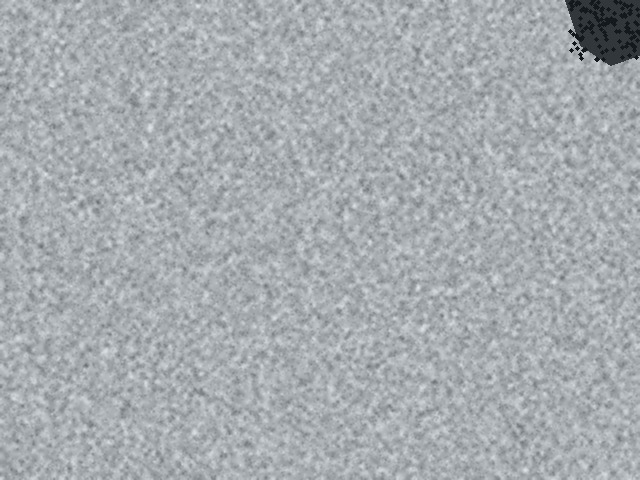
#> input picture backend/samples/chipped_granite.jpg, 640 x 480 px
$ python -i detector.py   (imports and definitions only)
#> lines starting #> are read from the running program, lines starting #| are printed output that depends on the picture; after the words box and inside, x2 and y2 are one past the last pixel; in counts of white or black regions, pixels touching at a corner belong together
#> further down, picture is the input picture: shape (480, 640, 3); mean B, G, R 175.3, 171.3, 166.3
"""
Stone Defect Detection Engine.
Integrates Ultralytics YOLO11 with an OpenCV-based heuristic defect analyzer fallback.
Distinguishes between natural granite speckles/grain and actual physical anomalies.
"""

import os
import time
import numpy as np
import cv2
from typing import List, Dict, Any, Tuple
from pathlib import Path

# Check if ultralytics is available
try:
    from ultralytics import YOLO
    ULTRALYTICS_AVAILABLE = True
except Exception:
    ULTRALYTICS_AVAILABLE = False


class StoneDefectDetector:
    def __init__(self, weights_dir: str = None):
        if weights_dir is None:
            base_dir = Path(__file__).resolve().parent.parent
            self.weights_dir = base_dir / "weights"
        else:
            self.weights_dir = Path(weights_dir)

        self.model = None
        self.model_name = "None"
        self.mode = "HYBRID_OPENCV_DEMO"
        self.classes = ["crack", "edge_chip", "hole_pit", "scratch", "stain"]

        self._initialize_model()

    def _initialize_model(self):
        """Scans for custom YOLO11 weights or initializes demo mode."""
        candidate_weights = [
            self.weights_dir / "best.pt",
            self.weights_dir / "yolo11n-stone.pt",
            self.weights_dir / "yolo11_stone.pt",
            self.weights_dir / "stone_defect_yolo11.pt",
        ]

        found_weights = None
        for p in candidate_weights:
            if p.exists() and p.is_file():
                found_weights = p
                break

        if found_weights and ULTRALYTICS_AVAILABLE:
            try:
                print(f"[StoneDefectDetector] Loading custom YOLO11 model: {found_weights}")
                self.model = YOLO(str(found_weights))
                self.model_name = found_weights.name
                self.mode = "YOLO11_CUSTOM_WEIGHTS"
                if hasattr(self.model, "names") and isinstance(self.model.names, dict):
                    self.classes = list(self.model.names.values())
                return
            except Exception as e:
                print(f"[StoneDefectDetector] Warning: Could not load {found_weights}: {e}")

        self.mode = "HYBRID_OPENCV_DEMO"
        self.model_name = "YOLO11-Compliant OpenCV Defect Analyzer (Demo Mode)"
        print(f"[StoneDefectDetector] Active mode: {self.model_name}")

    # [10 lines left out: function get_status, not called in this run]

    def detect(
        self,
        img_bgr: np.ndarray,
        conf_threshold: float = 0.40,
        iou_threshold: float = 0.40
    ) -> Tuple[List[Dict[str, Any]], float]:
        """
        Executes stone defect detection.
        Returns (defects_list, inference_time_ms).
        """
        start_time = time.perf_counter()

        if self.mode == "YOLO11_CUSTOM_WEIGHTS" and self.model is not None:
            defects = self._detect_yolo(img_bgr, conf_threshold, iou_threshold)
        else:
            defects = self._detect_opencv_heuristics(img_bgr, conf_threshold)

        elapsed_ms = round((time.perf_counter() - start_time) * 1000, 2)
        return defects, elapsed_ms

    # [39 lines left out: function _detect_yolo, not called in this run]

    def _detect_opencv_heuristics(
        self,
        img_bgr: np.ndarray,
        conf_threshold: float = 0.40
    ) -> List[Dict[str, Any]]:
        """
        Robust OpenCV defect analyzer designed specifically for stone / granite inspection.
        Filters out natural granite grain speckles and accurately isolates:
        - Structural cracks & fractures (continuous high-contrast line features)
        - Edge chips (voids along the perimeter)
        - Pitting / cavities (distinct deep dark localized holes)
        - Chemical stains / color blotches (chrominance divergence)
        """
#> called with conf_threshold = 0.4
        h, w = img_bgr.shape[:2]
#> h = 480; w = 640
        gray = cv2.cvtColor(img_bgr, cv2.COLOR_BGR2GRAY)
        defects = []

        mean_val, std_val = cv2.meanStdDev(gray)
#> mean_val = [170.3]; std_val = [19.84]
        mean_intensity = float(mean_val[0][0])
#> mean_intensity = 170.3
        std_intensity = float(std_val[0][0])
#> std_intensity = 19.84

        # -------------------------------------------------------------
        # 1. Crack Detection (Continuous Line Features)
        # -------------------------------------------------------------
        # Heavy bilateral filter to smooth out high-frequency mineral speckles
        smooth_crack = cv2.bilateralFilter(gray, d=9, sigmaColor=75, sigmaSpace=75)

        # Black top-hat transform isolates dark thin fissures
        kernel_hat = cv2.getStructuringElement(cv2.MORPH_RECT, (11, 11))
        blackhat = cv2.morphologyEx(smooth_crack, cv2.MORPH_BLACKHAT, kernel_hat)
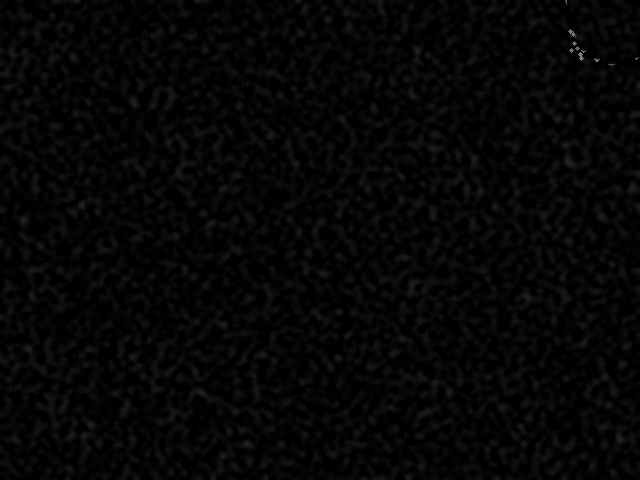
#> blackhat: shape (480, 640); min 0, max 135, mean 5.7

        # Threshold dark lines that stand out from local grain
        thresh_val = max(24, int(std_intensity * 1.5))
#> thresh_val = 29
        _, crack_thresh = cv2.threshold(blackhat, thresh_val, 255, cv2.THRESH_BINARY)
#> crack_thresh: shape (480, 640); 0.09% white in thin lines or dots, all inside (x1, y1, x2, y2) = (22, 0, 640, 446)

        # Connect fragmented crack segments
        kernel_connect = cv2.getStructuringElement(cv2.MORPH_RECT, (5, 5))
        connected_cracks = cv2.morphologyEx(crack_thresh, cv2.MORPH_CLOSE, kernel_connect, iterations=2)
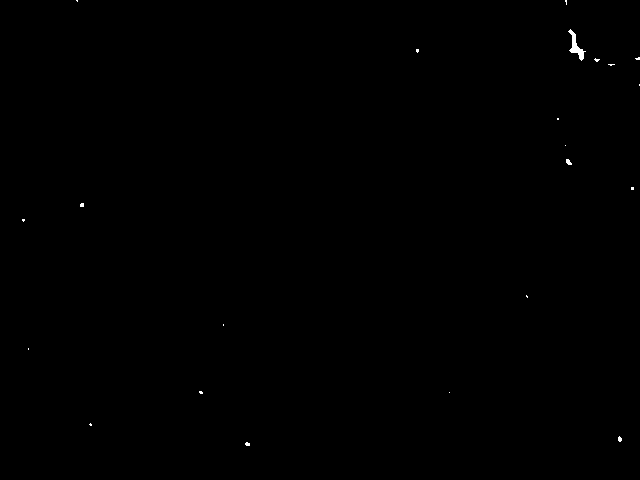
#> connected_cracks: shape (480, 640); 0.12% white; 22 white regions (20 under 20 px)

        contours, _ = cv2.findContours(connected_cracks, cv2.RETR_EXTERNAL, cv2.CHAIN_APPROX_SIMPLE)
#> contours = 22 contours, 21 with area under 20; largest, box (x1, y1, x2, y2) and area: (568, 29, 586, 61) 148

        for cnt in contours:
            area = cv2.contourArea(cnt)
            # Must be substantial enough to be a macroscopic crack, not grain
            if area < 180:
                continue

            x, y, bw, bh = cv2.boundingRect(cnt)
            span = max(bw, bh)
            aspect_ratio = float(bw) / bh if bh > 0 else 1.0

            # Crack line span must be at least 65px or have high aspect ratio
            if span >= 65 and (aspect_ratio > 2.0 or aspect_ratio < 0.5 or area > 350):
                conf = min(0.96, 0.84 + (span / max(w, h)) * 0.2)
                if conf >= conf_threshold:
                    pad = 12
                    defects.append({
                        "class_id": 0,
                        "class_name": "crack",
                        "confidence": round(conf, 4),
                        "box": [max(0, x - pad), max(0, y - pad), min(w - 1, x + bw + pad), min(h - 1, y + bh + pad)],
                        "area_px": bw * bh,
                    })
#> this loop made 22 passes
#> area on pass 20: 147.5
#> after the loop, defects = []

        # -------------------------------------------------------------
        # 2. Edge Chipping Detection
        # -------------------------------------------------------------
        # Edge chips appear as dark/irregular notches near image boundaries
        edge_zone_size = int(min(w, h) * 0.15)
#> edge_zone_size = 72
        # Mask for stone perimeter
        border_mask = np.zeros((h, w), dtype=np.uint8)
        border_mask[0:edge_zone_size, :] = 255
        border_mask[h - edge_zone_size:h, :] = 255
        border_mask[:, 0:edge_zone_size] = 255
        border_mask[:, w - edge_zone_size:w] = 255

        # Check for deep dark regions or abrupt missing corners near edges
        _, dark_regions = cv2.threshold(smooth_crack, int(mean_intensity - std_intensity * 1.8), 255, cv2.THRESH_BINARY_INV)
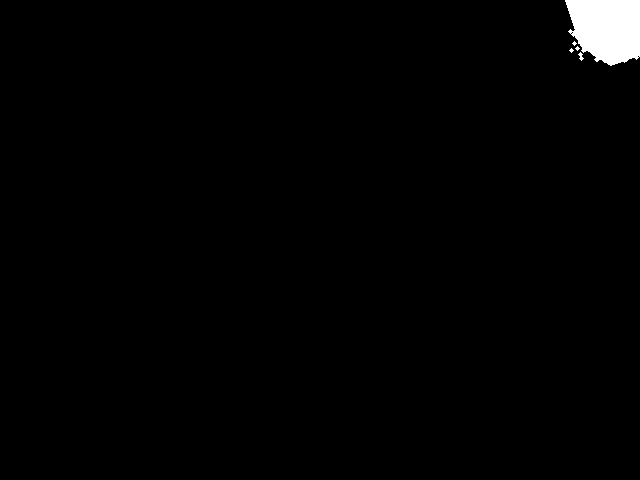
#> dark_regions: shape (480, 640); 1.3% white; 5 white regions (3 under 20 px), largest, box (x1, y1, x2, y2) and area: (565, 0, 640, 66) 3949, (578, 52, 584, 61) 26
        edge_anomalies = cv2.bitwise_and(dark_regions, border_mask)

        kernel_edge = cv2.getStructuringElement(cv2.MORPH_RECT, (7, 7))
        edge_anomalies = cv2.morphologyEx(edge_anomalies, cv2.MORPH_CLOSE, kernel_edge)
#> edge_anomalies: shape (480, 640); 1.4% white; 1 white region

        e_contours, _ = cv2.findContours(edge_anomalies, cv2.RETR_EXTERNAL, cv2.CHAIN_APPROX_SIMPLE)
#> e_contours = 1 contour; box (x1, y1, x2, y2) and area: (565, 0, 640, 66) 4026
        for ecnt in e_contours:
            e_area = cv2.contourArea(ecnt)
            if e_area > 450:  # Significant chip void
                ex, ey, ebw, ebh = cv2.boundingRect(ecnt)
                # Confirm it touches the image perimeter
                touches_edge = (ex <= 5 or ey <= 5 or (ex + ebw) >= w - 5 or (ey + ebh) >= h - 5)
                if touches_edge:
                    conf = min(0.95, 0.82 + (e_area / 3000.0) * 0.15)
                    if conf >= conf_threshold:
                        pad = 10
                        defects.append({
                            "class_id": 1,
                            "class_name": "edge_chip",
                            "confidence": round(conf, 4),
                            "box": [max(0, ex - pad), max(0, ey - pad), min(w - 1, ex + ebw + pad), min(h - 1, ey + ebh + pad)],
                            "area_px": ebw * ebh,
                        })
#> this loop made 1 pass
#> (e_area, ex, ey, ebw, ebh, touches_edge, conf, pad) on pass 1: (4026, 565, 0, 75, 66, True, 0.95, 10)
#> after the loop, defects = 1 item

        # -------------------------------------------------------------
        # 3. Pores & Deep Surface Pitting (Holes)
        # -------------------------------------------------------------
        # Cavities are roundish, significantly darker than surrounding polished surface
        dark_cavities = (gray < (mean_intensity - std_intensity * 2.2)).astype(np.uint8) * 255
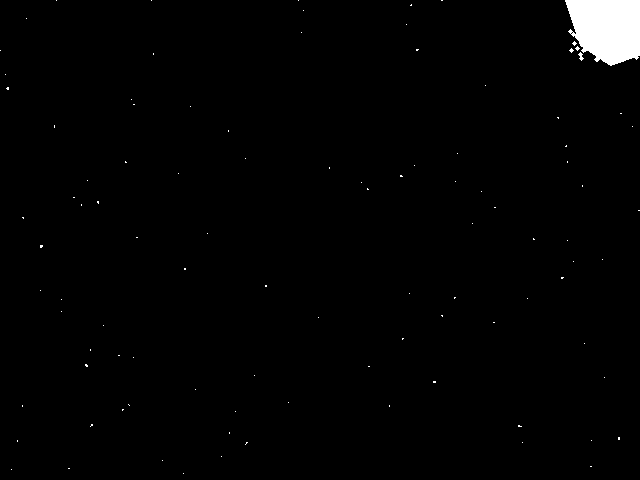
#> dark_cavities: shape (480, 640); 1.4% white; 101 white regions (99 under 20 px), largest, box (x1, y1, x2, y2) and area: (565, 0, 640, 66) 3923, (578, 52, 584, 61) 26
        # Exclude edge zones already covered by edge chips
        inner_cavities = cv2.bitwise_and(dark_cavities, cv2.bitwise_not(border_mask))
#> inner_cavities: shape (480, 640); 0.04% white in thin lines or dots, all inside (x1, y1, x2, y2) = (73, 85, 568, 407)
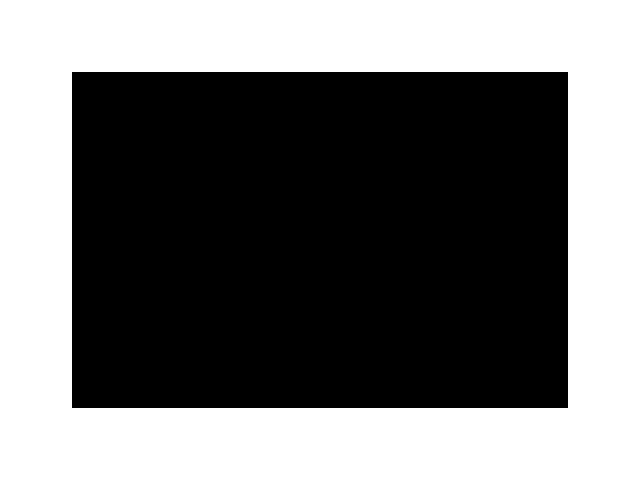
#> border_mask: shape (480, 640); 45.8% white; 1 white region, box (x1, y1, x2, y2) and area: (0, 0, 640, 480) 140544

        p_contours, _ = cv2.findContours(inner_cavities, cv2.RETR_EXTERNAL, cv2.CHAIN_APPROX_SIMPLE)
#> p_contours = 51 contours, all with area under 20
        for pcnt in p_contours:
            p_area = cv2.contourArea(pcnt)
            if 50 < p_area < 800:
                px, py, pbw, pbh = cv2.boundingRect(pcnt)
                perimeter = cv2.arcLength(pcnt, True)
                circularity = (4 * np.pi * p_area) / (perimeter * perimeter) if perimeter > 0 else 0
                if circularity > 0.45:
                    conf = min(0.94, 0.78 + (circularity * 0.15))
                    if conf >= conf_threshold:
                        pad = 8
                        defects.append({
                            "class_id": 2,
                            "class_name": "hole_pit",
                            "confidence": round(conf, 4),
                            "box": [max(0, px - pad), max(0, py - pad), min(w - 1, px + pbw + pad), min(h - 1, py + pbh + pad)],
                            "area_px": pbw * pbh,
                        })
#> this loop made 51 passes
#> (pcnt, p_area) on passes 1, 2, 3, 4, 5, 6, 7, 9, 10, 11, 12, 13: ([[389, 405], [389, 406]], 0), ([[128, 404], [129, 405]], 0), ([[288, 402]], 0), ([[195, 389]], 0), ([[433, 381], [433, 382], [435, 382], [435, 381]], 2), ([[254, 375]], 0), ([[368, 366], [369, 366]], 0), ([[133, 357]], 0), ([[118, 355], [119, 355]], 0), ([[90, 349], [90, 350]], 0), ([[402, 338], [402, 339], [403, 338]], 0.5), ([[103, 325]], 0)
#> p_area on pass 8: 3

        # -------------------------------------------------------------
        # 4. Color Stain / Chemical Discoloration
        # -------------------------------------------------------------
        lab = cv2.cvtColor(img_bgr, cv2.COLOR_BGR2LAB)
#> lab: shape (480, 640, 3); mean of channels 0, 1, 2 178, 127, 125
        _, a_ch, b_ch = cv2.split(lab)

        # Heavy blur to eliminate local grain texture
        a_blur = cv2.GaussianBlur(a_ch, (35, 35), 0)
#> a_blur: shape (480, 640); every value is 127
        b_blur = cv2.GaussianBlur(b_ch, (35, 35), 0)
#> b_blur: shape (480, 640); every value is 125

        mean_a, std_a = cv2.meanStdDev(a_blur)
#> mean_a = [127]; std_a = [0]
        mean_b, std_b = cv2.meanStdDev(b_blur)
#> mean_b = [125]; std_b = [0]

        # Significant chromatic shift
        stain_thresh_a = int(mean_a[0][0] + max(16.0, std_a[0][0] * 3.0))
#> stain_thresh_a = 143
        stain_thresh_b = int(mean_b[0][0] + max(16.0, std_b[0][0] * 3.0))
#> stain_thresh_b = 141

        stain_a = (a_blur > stain_thresh_a).astype(np.uint8) * 255
#> stain_a: shape (480, 640); every value is 0
        stain_b = (b_blur > stain_thresh_b).astype(np.uint8) * 255
        stain_mask = cv2.bitwise_or(stain_a, stain_b)

        s_contours, _ = cv2.findContours(stain_mask, cv2.RETR_EXTERNAL, cv2.CHAIN_APPROX_SIMPLE)
#> s_contours = []
        for scnt in s_contours:
            s_area = cv2.contourArea(scnt)
            if s_area > 1500:  # Large chromatic blotch
                sx, sy, sbw, sbh = cv2.boundingRect(scnt)
                conf = min(0.93, 0.79 + (s_area / (w * h * 0.1)) * 0.15)
                if conf >= conf_threshold:
                    pad = 10
                    defects.append({
                        "class_id": 4,
                        "class_name": "stain",
                        "confidence": round(conf, 4),
                        "box": [max(0, sx - pad), max(0, sy - pad), min(w - 1, sx + sbw + pad), min(h - 1, sy + sbh + pad)],
                        "area_px": sbw * sbh,
                    })
#> this loop made 0 passes

        # Apply NMS to eliminate overlapping boxes
        defects = self._apply_nms(defects, iou_thresh=0.35)
        return defects

    def _apply_nms(self, defects: List[Dict[str, Any]], iou_thresh: float = 0.35) -> List[Dict[str, Any]]:
        """Removes duplicate / overlapping bounding boxes."""
#> called with iou_thresh = 0.35
        if not defects:
            return []

        boxes = [d["box"] for d in defects]
#> boxes = [[555, 0, 639, 76]]
        scores = [d["confidence"] for d in defects]
#> scores = [0.95]

        indices = cv2.dnn.NMSBoxes(
            bboxes=[[b[0], b[1], b[2] - b[0], b[3] - b[1]] for b in boxes],
            scores=scores,
            score_threshold=0.0,
            nms_threshold=iou_thresh
        )
#> indices = [0]

        filtered = []
        if len(indices) > 0:
            for idx in indices.flatten():
                filtered.append(defects[idx])
#> this loop made 1 pass
#> after the loop, filtered = 1 item
        return filtered

>>> import cv2
>>> picture = cv2.imread('../samples/chipped_granite.jpg')
>>> result = StoneDefectDetector().detect(picture)

$ run again, on backend/samples/cracked_granite.jpg
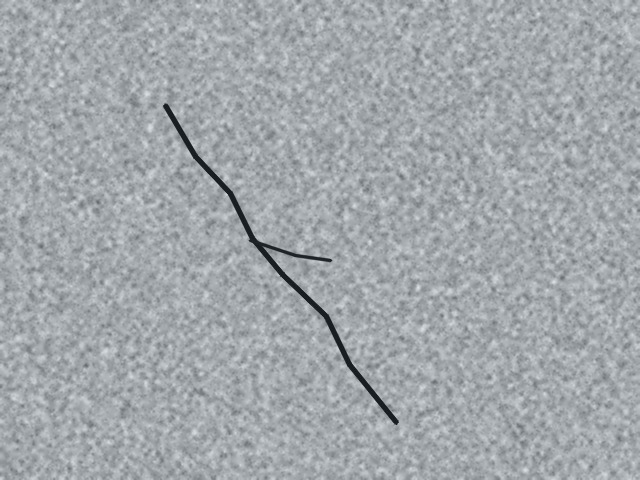
#> input picture backend/samples/cracked_granite.jpg, 640 x 480 px
#> picture is the input picture: shape (480, 640, 3); mean B, G, R 171, 167, 162
#> mean_val = [166]; std_val = [17.81]
#> mean_intensity = 166
#> std_intensity = 17.81
#> thresh_val = 26
#> in _detect_opencv_heuristics, `_, crack_thresh = cv2.threshold(blackhat, thresh_val, 255, cv2.THRESH_..`:
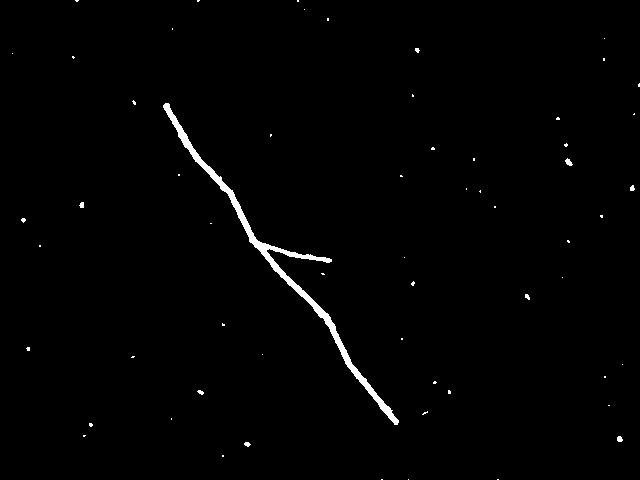
#> crack_thresh: shape (480, 640); 1.1% white; 60 white regions (52 under 20 px), largest, box (x1, y1, x2, y2) and area: (163, 103, 399, 425) 2826, (565, 158, 573, 166) 37, (617, 436, 623, 442) 29
#> connected_cracks: shape (480, 640); 1.1% white; 60 white regions (52 under 20 px)
#> contours = 60 contours, 57 with area under 20; largest, box (x1, y1, x2, y2) and area: (163, 103, 399, 425) 2508, (565, 158, 573, 166) 27, (617, 436, 623, 442) 20
#> the loop in _detect_opencv_heuristics, `for cnt in contours:` made 60 passes
#> (area, x, y, bw, bh, span, aspect_ratio, conf) on pass 46: (2508, 163, 103, 236, 322, 322, 0.733, 0.941)
#> after the loop in _detect_opencv_heuristics, `for cnt in contours:`: defects = 1 item
#> dark_regions: shape (480, 640); 0.9% white; 1 white region, box (x1, y1, x2, y2) and area: (163, 103, 399, 425) 2754
#> e_contours = 1 contour; box (x1, y1, x2, y2) and area: (380, 408, 399, 425) 110
#> the loop in _detect_opencv_heuristics, `for ecnt in e_contours:` made 1 pass
#> e_area on pass 1: 109.5
#> dark_cavities: shape (480, 640); 1% white; 257 white regions (256 under 20 px), largest, box (x1, y1, x2, y2) and area: (163, 103, 399, 425) 2525
#> inner_cavities: shape (480, 640); 0.89% white; 137 white regions (136 under 20 px), largest, box (x1, y1, x2, y2) and area: (163, 103, 391, 408) 2411
#> border_mask: shape (480, 640); 45.8% white; 1 white region
#> p_contours = 137 contours, 136 with area under 20; largest, box (x1, y1, x2, y2) and area: (163, 103, 391, 408) 2025
#> the loop in _detect_opencv_heuristics, `for pcnt in p_contours:` made 137 passes
#> (pcnt, p_area) on passes 1, 2, 3, 4, 6, 7, 8, 9: ([[300, 406]], 0), ([[128, 403], [128, 405], [129, 405], [128, 404]], 0.5), ([[288, 401], [288, 402]], 0), ([[129, 390]], 0), ([[194, 389], [195, 390], [195, 389]], 0.5), ([[535, 386]], 0), ([[534, 383], [534, 384], [535, 383]], 0.5), ([[461, 381], [461, 382]], 0)
#> lab: shape (480, 640, 3); mean of channels 0, 1, 2 173.9, 127, 125
#> in _detect_opencv_heuristics, `_, a_ch, b_ch = cv2.split(lab)`:
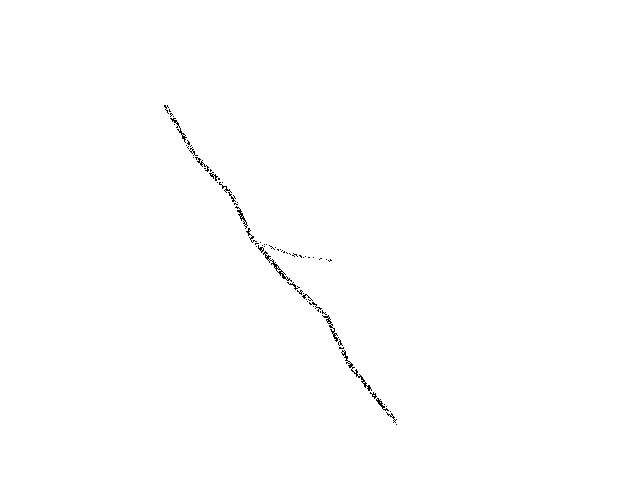
#> b_ch: shape (480, 640); values 124 (black) and 125 (white), 99.7% white; black in thin lines or dots, all inside (x1, y1, x2, y2) = (164, 105, 397, 425)
#> a_blur: shape (480, 640); every value is 127
#> b_blur: shape (480, 640); every value is 125
#> mean_a = [127]; std_a = [0]
#> mean_b = [125]; std_b = [0]
#> stain_thresh_a = 143
#> stain_thresh_b = 141
#> stain_a: shape (480, 640); every value is 0
#> s_contours = []
#> boxes = [[151, 91, 411, 437]]
#> scores = [0.941]
#> indices = [0]
#> the loop in _apply_nms, `for idx in indices.flatten():` made 1 pass
#> after the loop in _apply_nms, `for idx in indices.flatten():`: filtered = 1 item
